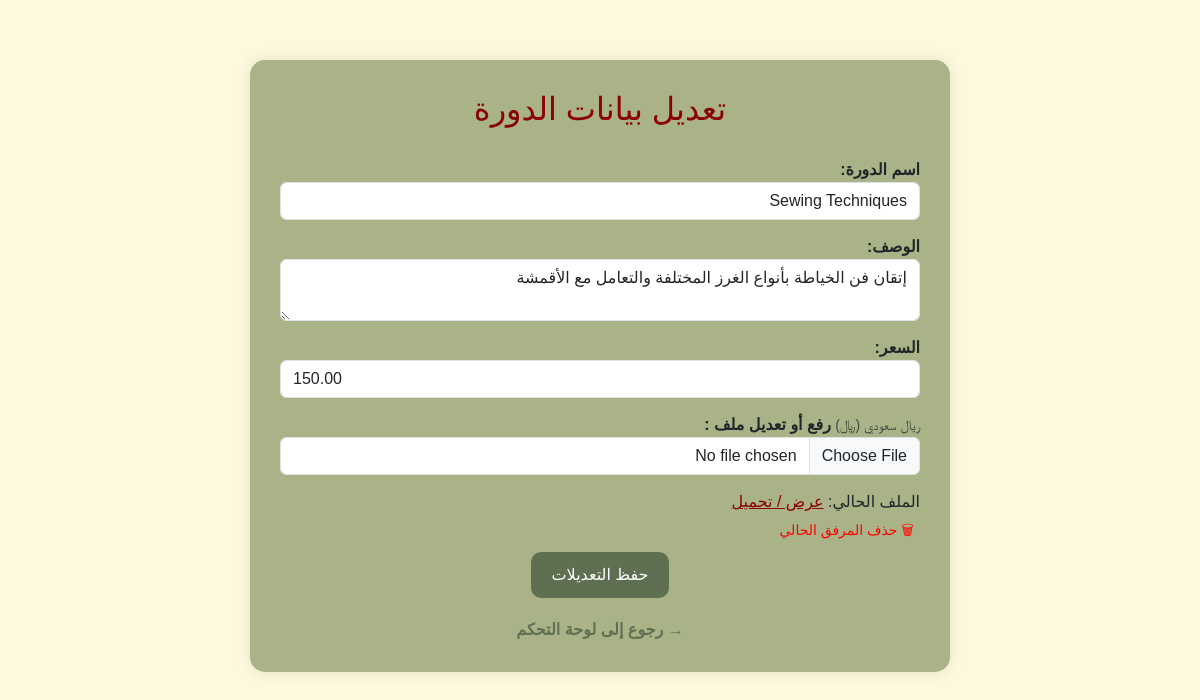
The app's page /edit_course.php?id=3 (signed in) with its own data.
### tables this page shows
CREATE TABLE `new_courses` (
  `CourseId` int(11) NOT NULL,
  `Title` varchar(255) NOT NULL,
  `Description` text NOT NULL,
  `CraftsmanId` int(11) NOT NULL,
  `CreatedDate` timestamp NOT NULL DEFAULT current_timestamp(),
  `Price` decimal(10,2) DEFAULT NULL,
  `File` varchar(255) DEFAULT NULL,
  `Attachment` text DEFAULT NULL
);

### edit_course.php (the view, shortened to what this page needs)
<?php
$conn = new mysqli("localhost", "root", "", "new_crafts_db");
$artisanId = $_SESSION['user']['ArtisanId'] ?? $_SESSION['user']['UserId'] ?? 0;
$courseId = isset($_GET['id']) ? intval($_GET['id']) : 0;
$stmt = $conn->prepare("SELECT * FROM new_courses WHERE CourseId = ? AND CraftsmanId = ?");
$stmt->bind_param("ii", $courseId, $artisanId);
$stmt->execute();
$course = $stmt->get_result()->fetch_assoc();
?>
<!DOCTYPE html>
<html lang="ar" dir="rtl">
<head>
    <link href="https://cdn.jsdelivr.net/npm/bootstrap@5.3.0/dist/css/bootstrap.rtl.min.css" rel="stylesheet">
</head>
<body>
<div class="container">
    <h2>تعديل بيانات الدورة</h2>
    <form method="POST" enctype="multipart/form-data">
        <label for="title">اسم الدورة:</label>
        <input type="text" name="title" id="title" class="form-control" value="<?= htmlspecialchars($course['Title']) ?>" required>
        <label for="description">الوصف:</label>
        <textarea name="description" id="description" class="form-control" required><?= htmlspecialchars($course['Description']) ?></textarea>
        <label for="price">السعر:</label>
        <input type="number" name="price" id="price" class="form-control" value="<?= htmlspecialchars($course['Price']) ?>" required>
        <small class="text-muted">ريال سعودي (﷼)</small>
        <label for="attachment">رفع أو تعديل ملف :</label>
        <input type="file" name="attachment" id="attachment" class="form-control">
        <?php if (!empty($course['File'])): ?>
            <div class="file-preview">
                الملف الحالي: <a href="uploads/<?= $course['File'] ?>" target="_blank">عرض / تحميل</a><br>
                <form method="POST" enctype="multipart/form-data" style="display:inline;">
                    <button type="submit" class="delete-attachment" onclick="return confirm('هل أنت متأكد من حذف الملف؟')">🗑 حذف المرفق الحالي</button>
                </form>
            </div>
        <?php endif; ?>
        <div style="text-align: center;">
            <button type="submit" class="btn btn-custom">حفظ التعديلات</button>
        </div>
    </form>
    <div class="back-link">
        <a href="artisan_dashboard.php">→ رجوع إلى لوحة التحكم</a>
    </div>
</div>
</body>
</html>

### edit_course.php (style rules this page uses)
body { background-color: #FCF9DE; font-family: 'Tajawal', sans-serif; padding: 60px; }
.container { background-color: #A9B387; border-radius: 15px; padding: 30px; max-width: 700px; margin: auto; box-shadow: 0 0 15px rgba(0,0,0,0.1); }
h2 { text-align: center; color: #8B0000; margin-bottom: 30px; }
label { font-weight: bold; }
.form-control { margin-bottom: 15px; }
.btn-custom { background-color: #5E6F52; color: white; border-radius: 10px; padding: 10px 20px; font-size: 16px; }
.back-link { text-align: center; margin-top: 20px; }
.back-link a { text-decoration: none; color: #5E6F52; font-weight: bold; }
.file-preview { margin: 10px 0; }
.file-preview a { text-decoration: underline; color: #8B0000; }
.delete-attachment { color: red; font-size: 14px; margin-top: 5px; display: inline-block; background: none; border: none; cursor: pointer; }

### records on screen
new_courses: title "Sewing Techniques", description "إتقان فن الخياطة بأنواع الغرز المختلفة والتعامل مع الأقمشة", price "150.00"
